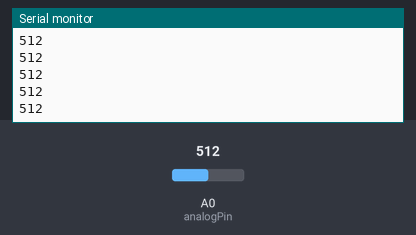
A sketch run on a simulated Arduino Uno, built with avr-gcc and run on an emulated ATmega328P. Shown: the last lines printed to the serial monitor. The test bench sets the inputs (shaded band); at power-on: A0 (analogPin) = 512.

Above: at 1.2 s.
1.3 s: A0 (analogPin) set to 716
At 2.4 s:
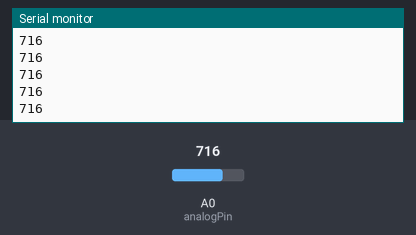
2.8 s: A0 (analogPin) set to 900
At 3.4 s:
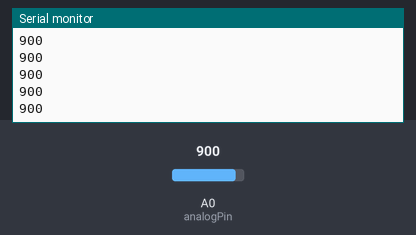
Timing chart, 0 to 5.8 s (numbered marks = the images above; inputs shaded):
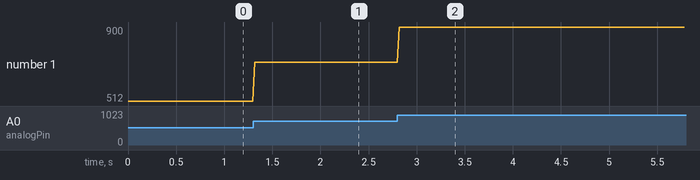

Measured:
- after the input at 1.3 s, the serial monitor: prints a new line at once (image 1)
- after the input at 2.8 s, the serial monitor: prints a new line at once (image 2)
- plotted number 1: 512 → 716 after the input at 1.3 s, 716 → 900 after the input at 2.8 s

The sketch:

microcontroller.ino
```cpp
const int analogPin = A0;

void setup() {
  Serial.begin(9600);
}

void loop() {
  int sensorValue = analogRead(analogPin);

  // if (sensorValue != 0) {
  //   Serial.print("Analog value: ");
  //   Serial.println(sensorValue);
  // }
  Serial.println(sensorValue);
  delay(20);
}
```
